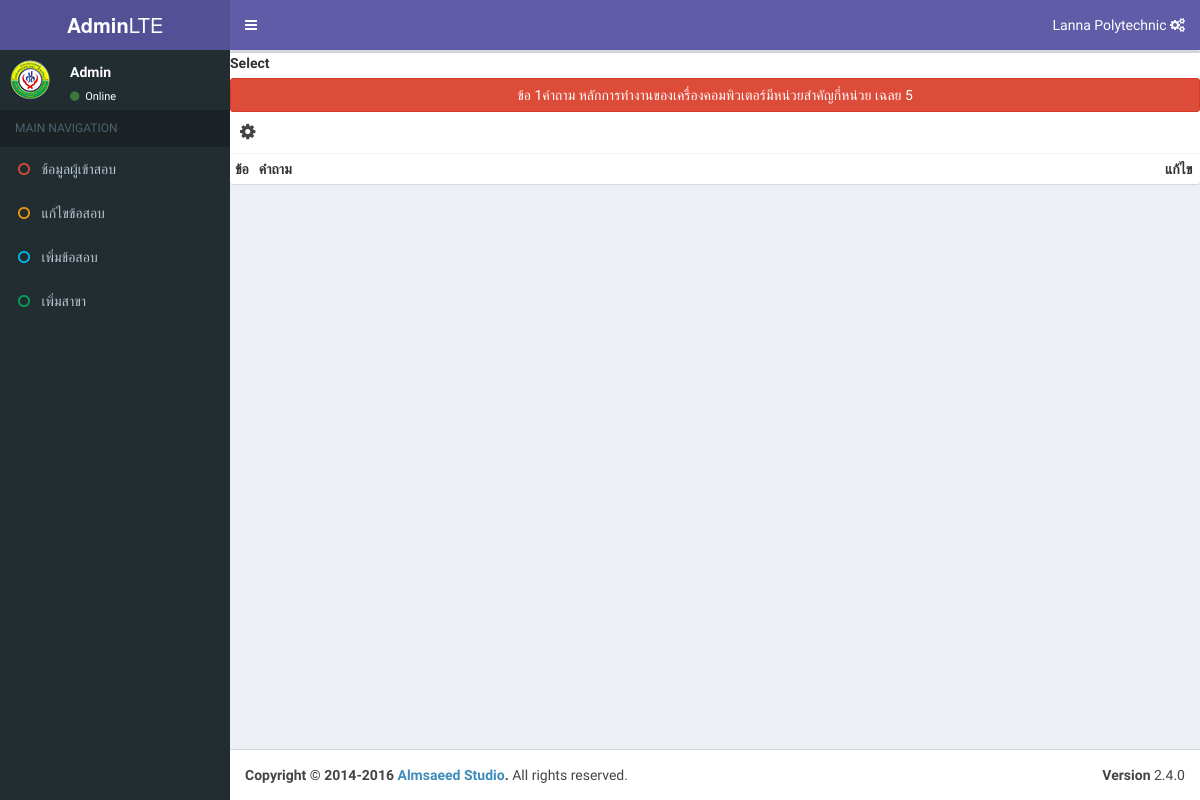
The app's page /admin/q.php?id_change=0 (signed in), older data.
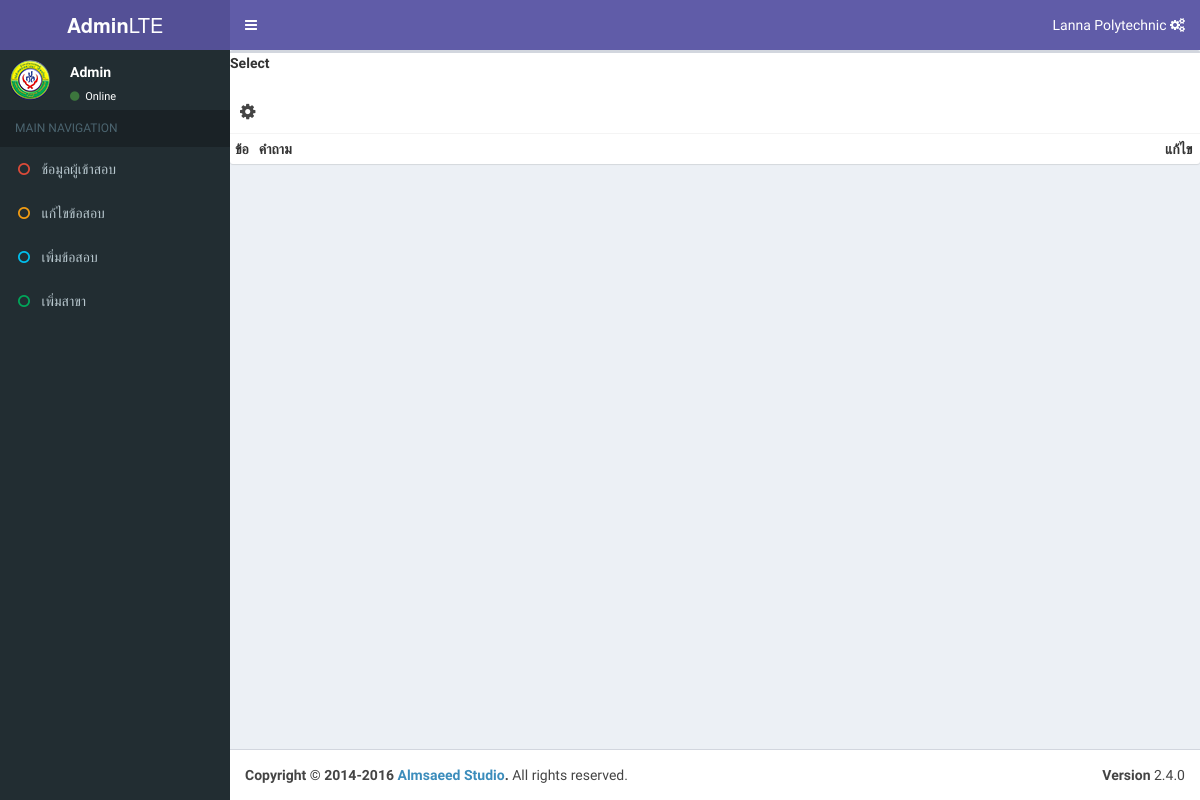
The same page, newer data.
### tables this page shows
CREATE TABLE `examination` (
  `id_examination` int(2) NOT NULL,
  `examination_q` text NOT NULL,
  `examination_aws` int(1) NOT NULL
);

### class.php (called while the page is built, shortened)
<?php
	class pimmy_work
	{
		private $link;
		function __construct()
		{
			$host = 'localhost';
			$user = 'root';
			$pass = '';
			$table = 'pimmy_work';
			$this->link = mysqli_connect($host,$user,$pass,$table) or die(mysqli_error());
			mysqli_set_charset($this->link,'utf8');
		}
		public function show_q($id){
			$sql = "SELECT * FROM `examination` WHERE `id_examination` = ".$id;
			$this->data_q = mysqli_query($this->link,$sql);
		}
		public function show_q_num(){
			$sql3 = "SELECT * FROM `examination`";
			$this->data_q_num = mysqli_query($this->link,$sql3);
		}
	}
?>

### admin/q.php (the view, shortened to what this page needs)
<!DOCTYPE html>
<html>
<head>
  <link rel="stylesheet" href="assets/css/bootstrap.min.css">
  <link rel="stylesheet" type="text/css" href="../assets/font/css/font-awesome.min.css">
  <link rel="stylesheet" href=".assets/css/ionicons.min.css">
  <link rel="stylesheet" href="assets/css/dataTables.bootstrap.min.css">
  <link rel="stylesheet" href="assets/css/AdminLTE.min.css">
  <link rel="stylesheet" href="assets/css/_all-skins.min.css">
</head>
<body class="sidebar-mini skin-purple" style="height: auto; min-height: 100%;">
<div class="wrapper">
  <header class="main-header">
    <a href="javascript:void(0)" onclick="location.reload()" class="logo">
      <span class="logo-lg"><b>Admin</b>LTE</span>
    </a>
    <nav class="navbar navbar-static-top">
      <a href="#" class="sidebar-toggle" data-toggle="push-menu" role="button">
      </a>
      <div class="navbar-custom-menu">
        <ul class="nav navbar-nav">
          <li class="dropdown user user-menu">
            <a href="#" class="dropdown-toggle" data-toggle="dropdown">
              <span class="hidden-xs">Lanna Polytechnic <i class="fa fa-gears"></i> </span>
            </a>
          </li>
        </ul>
      </div>
    </nav>
  </header>
  <aside class="main-sidebar">
    <section class="sidebar">
      <div class="user-panel">
        <div class="pull-left image">
          <img src="../assets/imges/logo_poly.png" class="img-circle" alt="User Image">
        </div>
        <div class="pull-left info">
          <p>Admin</p>
          <a href="#"><i class="fa fa-circle text-success"></i> Online</a>
        </div>
      </div>
      <ul class="sidebar-menu" data-widget="tree">
        <li class="header">MAIN NAVIGATION</li>
        <li><a href="index.php"><i class="fa fa-circle-o text-red"></i> <span>ช้อมูลผู้เข้าสอบ</span></a></li>
        <li><a href="q.php?id_change=0"><i class="fa fa-circle-o text-yellow"></i> <span>แก้ไขข้อสอบ</span></a></li>
        <li><a href="examination.php"><i class="fa fa-circle-o text-aqua"></i> <span>เพิ่มข้อสอบ</span></a></li>
        <li><a href="major.php"><i class="fa fa-circle-o text-green"></i> <span>เพิ่มสาขา</span></a></li>
      </ul>
    </section>
  </aside>
  <div class="content-wrapper">
  	<div class="box">
  			<?php
  				require'../class.php';
  				$obj = new pimmy_work();
  				$obj->show_q($_GET['id_change']);
  				$data_q = mysqli_fetch_assoc($obj->data_q);
  			?>
  			<div class="form-group">
                  <label>Select</label><br>
                  	<?php
                  		$obj->show_q_num();
                  		while ($data_q_row = mysqli_fetch_assoc($obj->data_q_num)) {
                  			echo '<button onclick="change_q('.$data_q_row['id_examination'].')" type="button" class="btn btn-danger col-lg-12">ข้อ '.$data_q_row['id_examination'].'คำถาม '.$data_q_row['examination_q'].
                  			' เฉลย '.$data_q_row['examination_aws'].'</button><br>';
                  		}
                  	?>
                </div>
            <div class="box-header" id="in_put">
              <i onclick="change_q_form_set(<?php echo $data_q['id_examination']; ?>)" class="fa fa-cog"></i>
            </div>
            <div class="box-body no-padding">
              <table class="table table-condensed">
                <tbody><tr>
                  <th style="width: 10px">ข้อ</th>
                  <th>คำถาม</th>
                  <th style="width: 40px">แก้ไข</th>
                </tr>
              </tbody></table>
            </div>
          </div>
  </div>
  <footer class="main-footer">
    <div class="pull-right hidden-xs">
      <b>Version</b> 2.4.0
    </div>
    <strong>Copyright &copy; 2014-2016 <a href="https://adminlte.io">Almsaeed Studio</a>.</strong> All rights
    reserved.
  </footer>
</div>
</body>
</html>

Row changes from the older to the newer data that the page shows:
removed examination: id_examination "1", examination_q "หลักการทำงานของเครื่องคอมพิวเตอร์มีหน่วยสำคัญกี่หน่วย", examination_aws "5"
